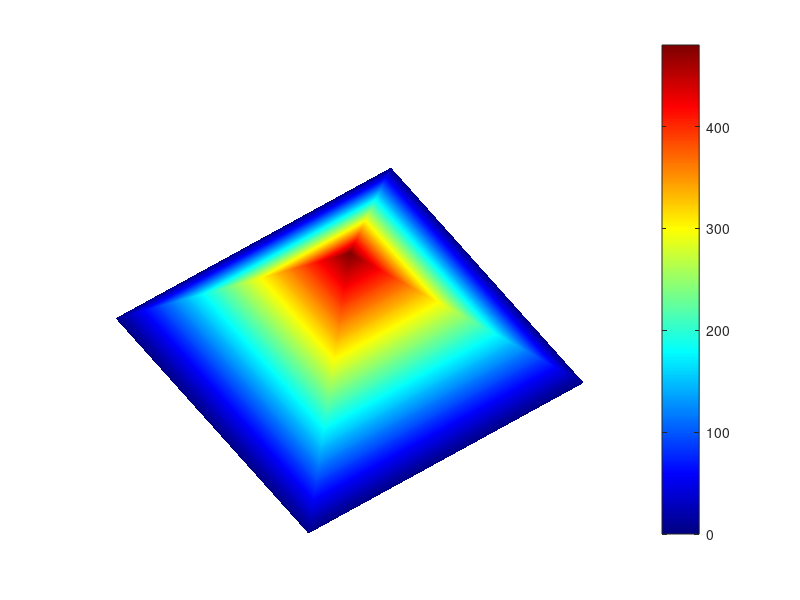

The MATLAB script that drew this image: (Note: this script raises an error after producing the figure.)
%% This cell creates the Great Pyramid of Khufu in Giza, using the original
%(pre-erosion) dimensions of 755x755x482 feet (I am using imperial measurements
% as they are round numbers - metrics measurements are not)

PY=zeros(241,241);
for i = 1:241
    temp=(0:1:i-1);
      PY(i,1:i)=temp(:);
end
    
test=PY.';
test=test-1;
test(test==-1)=0;
test1=test([2:1:end,1],:);
PY1=PY+test1;
PY2=fliplr(PY1);
PY3= flipud(PY1);
PY4=fliplr(PY3);
GIZA=[PY1,PY2;PY3,PY4].*2;

x=linspace(1,756,size(GIZA,1));
y=x;
[X,Y]=meshgrid(x,y);
clear i test test1 PY PY1 PY2 PY3 PY4 temp;




%% This cell plots the pyramid with SURF (interpolated color) using Jet, 
% Spectrum, and CubicL colormaps in Figure 1, Figure 2, and  Figure 3
% respectively. Because this is a perfect geometric surface, there should
% be no discontinuities in how the rendered surface color is perceived by
% the viewer. This is only true, or at least more so, with CubicL.

fig1=figure;
surf(X,Y,GIZA,GIZA,'FaceColor','interp','EdgeColor','none');
view(-35,70);
colormap(jet(256));
axis off;
grid off;
colorbar;
% set(fig1,'Position',[720 400 950 708]);
% set(fig1,'OuterPosition',[716 396 958 790]);
title('Standard Matlab rainbow (jet)','Color','k','FontSize',12,'FontWeight','demi');

% for the spectrum below I used the RGB triplets from CIE 1964 10-deg XYZ
% Please refer to the FEX submission Spectral and XYZ Color Functions - link provided
% in the help menu for pmkmp
RGB=[0.1127         0    0.3515
     0.2350         0    0.6663
     0.3536         0    1.0000
     0.4255         0    1.0000
     0.4384         0    1.0000
     0.3888         0    1.0000
     0.2074         0    1.0000
          0         0    1.0000
          0    0.4124    1.0000
          0    0.6210    1.0000
          0    0.7573    0.8921
          0    0.8591    0.6681
          0    0.9642    0.4526
          0    1.0000    0.1603
          0    1.0000         0
          0    1.0000         0
          0    1.0000         0
          0    1.0000         0
     0.4673    1.0000         0
     0.8341    1.0000         0
     1.0000    0.9913         0
     1.0000    0.8680         0
     1.0000    0.7239         0
     1.0000    0.5506         0
     1.0000    0.3346         0
     1.0000         0         0
     1.0000         0         0
     1.0000         0         0
     1.0000         0         0
     0.9033         0         0
     0.7412         0         0
     0.5902         0         0];
Spectrum=interp1(linspace(1, 256, 32),RGB,[1:1:256]);

fig2=figure;
surf(X,Y,GIZA,GIZA,'FaceColor','interp','EdgeColor','none');
view(-35,70);
colormap(Spectrum);
axis off;
grid off;
colorbar;
% set(fig2,'Position',[720 400 950 708]);
% set(fig2,'OuterPosition',[716 396 958 790]);
title('CIE 1964 10-deg Spectrum (visible range)','Color','k','FontSize',12,'FontWeight','demi');

fig3=figure;
surf(X,Y,GIZA,GIZA,'FaceColor','interp','EdgeColor','none');
view(-35,70);
colormap(pmkmp(256));
axis off;
grid off;
colorbar;
% set(fig3,'Position',[720 400 950 708]);
% set(fig3,'OuterPosition',[716 396 958 790]);
title('Cubic law L* rainbow','Color','k','FontSize',12,'FontWeight','demi');
